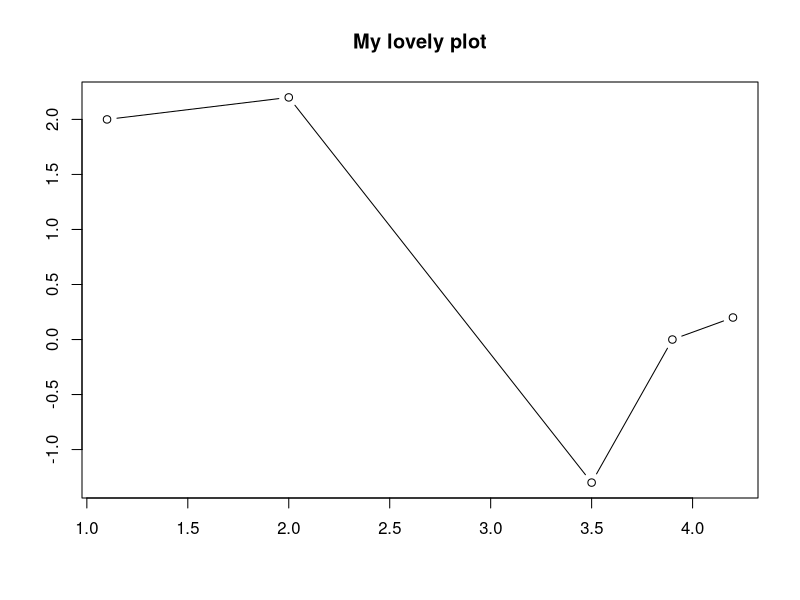
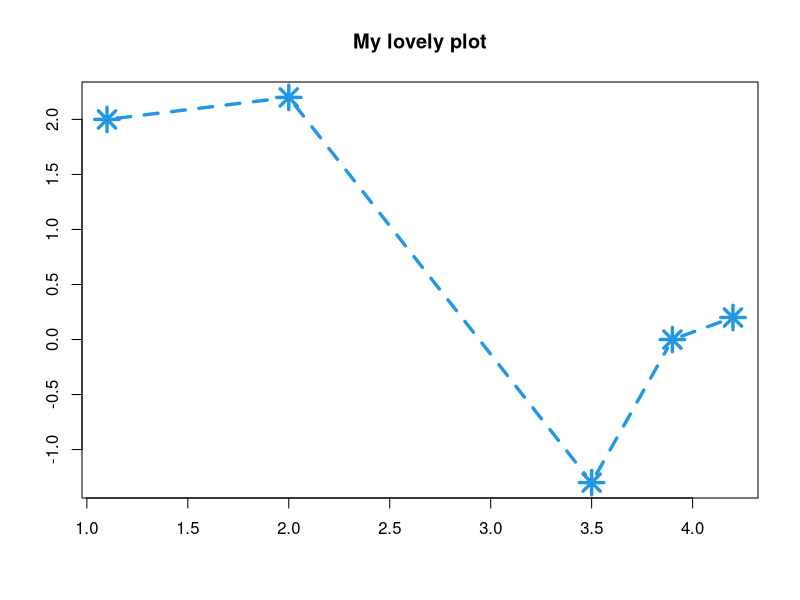

These figures' R source, in order:
## ---- chunk 1
knitr::opts_chunk$set(echo = TRUE)
## ---- chunk 2
foo <- c(1.1,2,3.5,3.9,4.2)
bar <- c(2,2.2,-1.3,0,0.2)
## ---- chunk 3

## ---- chunk 4

## ---- chunk 5

## ---- chunk 6

## ---- chunk 7
plot(foo,bar,type="b",main="My lovely plot",xlab="",ylab="")

## ---- chunk 8
plot(foo,bar,type="b",main="My lovely plot",xlab="",ylab="",
        col=4,pch=8,lty=2,cex=2.3,lwd=3.3)
## ---- chunk 9
weights <- c(55,85,75,42,93,63,58,75,89,67)
height <- c(161, 185, 174, 154, 188, 178, 170, 167, 181, 178)
sex <- c("female", "male", "male", "female", "male", "male", "female", "male", "male", "female")
## ---- chunk 10
library(ggplot2)
## ---- chunk 11
# the dataset can be used through the following function
data("mtcars")
# if you want to see the detailed descrition of the dataset, you can use 
?mtcars
# to check the what is the dataset about and the meaning of each variable 
## ---- chunk 12
# hint, you can use +geom_line() here to specify that you want a line plot
## ---- chunk 13
# hint, you can use +geom_bar(stat = "identity")) here to specify that you want a line plot
# In the geom_bar() function, the stat = "identity" argument tells ggplot to use the actual values provided in the dataset, instead of counting occurrences or performing other statistical transformations.
## ---- chunk 14
# hint, you can use +geom_boxplot() here to specify that you want a line plot
## ---- chunk 15
# hint, you can use + geom_histogram() here to specify that you want a line plot
## ---- chunk 16
# hint, you can use + geom_smooth() here to specify that you want a line plot
# geom_smooth contains different methods, you can specify to use lm, glm, gam, loess 
